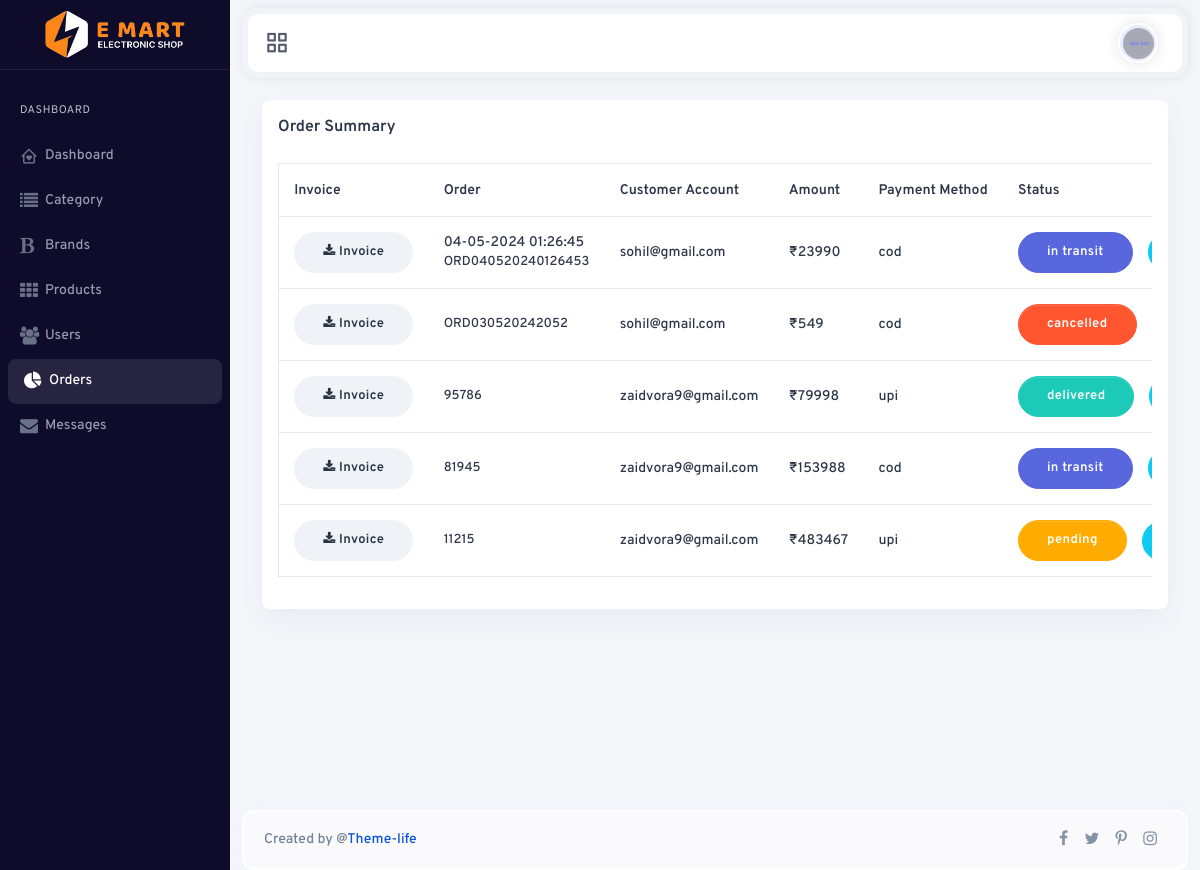
The page /admin/orders.php (signed in) on the database as committed earlier.
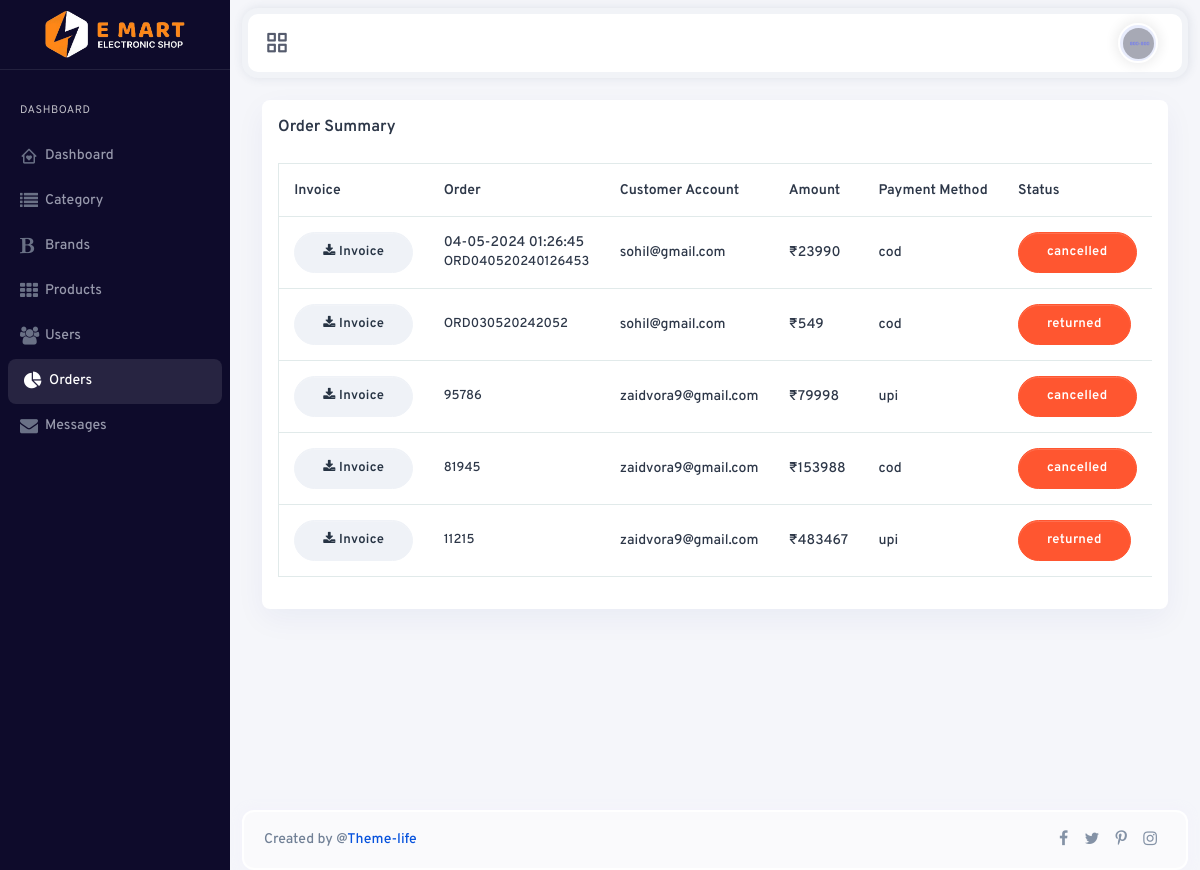
The same page on the database as committed later.
### tables this page shows
CREATE TABLE `order_master` (
  `order_id` int(11) NOT NULL,
  `order_number` varchar(20) NOT NULL,
  `user_id` int(11) NOT NULL,
  `address_id` int(11) NOT NULL,
  `product_id` int(11) NOT NULL,
  `qty` int(11) NOT NULL,
  `product_price` varchar(20) NOT NULL,
  `total` varchar(20) NOT NULL,
  `payment_method` varchar(20) NOT NULL,
  `status` varchar(20) NOT NULL,
  `created_on` varchar(50) NOT NULL,
  `updated_on` timestamp NOT NULL DEFAULT current_timestamp() ON UPDATE current_timestamp()
);

CREATE TABLE `register` (
  `user_id` int(11) NOT NULL,
  `username` varchar(255) NOT NULL,
  `email` varchar(255) NOT NULL,
  `password` varchar(255) NOT NULL,
  `mobile` varchar(12) NOT NULL,
  `gender` varchar(7) NOT NULL,
  `u_type` varchar(6) NOT NULL,
  `registered_on` timestamp NOT NULL DEFAULT current_timestamp() ON UPDATE current_timestamp()
);

### src/Db/Db.php (called while the page is built, shortened)
<?php
class Db
{
    private $host = 'localhost';
    private $username = 'root';
    private $password = '';
    private $database = 'e-mart';
    protected function connect()
    {
        $con = new mysqli($this->host, $this->username, $this->password, $this->database);
        return $con;
    }
}

### src/Class/Crud.php (called while the page is built, shortened)
<?php
class Crud extends Db
{
    public function getData($table, $field = '', $condition = '', $order_by_field = '', $order_by_type = '', $limit = '')
    {
        $sql = "SELECT $field FROM $table";
        if ($condition != '') {
            $sql .= " WHERE $condition";
        }
        if ($order_by_field != '') {
            $sql .= " ORDER BY $order_by_field $order_by_type";
        }
        $result = $this->connect()->query($sql);
        if ($result->num_rows > 0) {
            $arr = array();
            while ($row = $result->fetch_assoc()) {
                $arr[] = $row;
            }
            return $arr;
        } else {
            return 0;
        }
    }
}

### admin/orders.php (the view, shortened to what this page needs)
<?php
require_once "includes/header.php";
$crud_obj = new Crud;
?>
<div class="main-panel">
    <div class="content-wrapper">
        <div class="container-fluid">
            <div class="row">
                <div class="col-12 box-margin">
                    <div class="card">
                        <div class="card-body">
                            <h6 class="card-title">Order Summary</h6>
                            <div class="table-responsive">
                                <table class="table table-nowrap">
                                    <thead>
                                        <tr>
                                            <th>Invoice</th>
                                            <th>Order</th>
                                            <th>Customer Account</th>
                                            <th>Amount</th>
                                            <th>Payment Method</th>
                                            <th>Status</th>
                                        </tr>
                                    </thead>
                                    <tbody>
                                        <?php
                                        $row = $crud_obj->getData('order_master LEFT JOIN register ON (order_master.user_id = register.user_id) GROUP BY order_number', '*', '', 'order_number', 'desc');
                                        if ($row) {
                                            foreach ($row as $value) {
                                        ?>
                                                <tr>
                                                    <th scope="row">
                                                        <a class="btn btn-sm btn-secondary btn-icon rounded-pill" target="_blank" href="../src/Class/Invoice.php?order_number=<?= $value['order_number'] ?>">
                                                            <span class="btn-inner--icon"><i class="fa fa-download"></i></span>
                                                            <span class="btn-inner--text">Invoice</span>
                                                        </a>
                                                    </th>
                                                    <td class="order">
                                                        <span class="font-14 mb-0"><?= $value['created_on'] ?></span>
                                                        <span class="d-block font-13"><?= $value['order_number'] ?></span>
                                                    </td>
                                                    <td>
                                                        <span class="client"><?= $value['email'] ?></span>
                                                    </td>
                                                    <td>
                                                        <?php
                                                        $total = 0;
                                                        $fetch_amount = $crud_obj->getData('order_master', 'qty,product_price', 'order_number = "' . $value['order_number'] . '"');
                                                        foreach ($fetch_amount as $amount) {
                                                            $total += ($amount['qty'] * $amount['product_price']);
                                                            $shippig = $total >= 500 ? 0 : 50;
                                                        }
                                                        echo "₹" . ($total + $shippig);
                                                        ?>
                                                    </td>
                                                    <td>
                                                        <span class="client"><?= $value['payment_method'] ?></span>
                                                    </td>
                                                    <td>
                                                        <div class="d-flex align-items-center">
                                                            <?php
                                                            if ($value['status'] == 'pending') {
                                                            ?>
                                                                <button type="button" class="btn btn-rounded btn-warning">
                                                                    <span class="btn-inner--text">
                                                                        <?= $value['status'] ?>
                                                                    </span>
                                                                </button>
                                                            <?php
                                                            } elseif ($value['status'] == 'delivered') {
                                                            ?>
                                                                <button type="button" class="btn btn-rounded btn-success">
                                                                    <span class="btn-inner--text">
                                                                        <?= $value['status'] ?>
                                                                    </span>
                                                                </button>
                                                            <?php
                                                            } elseif ($value['status'] == 'in transit') {
                                                            ?>
                                                                <button type="button" class="btn btn-rounded btn-primary">
                                                                    <span class="btn-inner--text">
                                                                        <?= $value['status'] ?>
                                                                    </span>
                                                                </button>
                                                            <?php
                                                            } elseif ($value['status'] == 'cancelled' || $value['status'] == 'returned') {
                                                            ?>
                                                                <button type="button" class="btn btn-rounded btn-danger">
                                                                    <span class="btn-inner--text">
                                                                        <?= $value['status'] ?>
                                                                    </span>
                                                                </button>
                                                            <?php
                                                            }
                                                            ?>
                                                            <?php
                                                            if ($value['status'] != 'cancelled' && $value['status'] != 'returned') {
                                                            ?>
                                                                <div class="actions ml-3">
                                                                    <button class="btn btn-sm btn-info waves-effect btn-circle waves-light mr-2" onclick="$('#change_status_select_<?= $value['order_number'] ?>').toggle().removeClass('d-none')" data-bs-toggle="tooltip" title="change status" data-original-title="Edit">
                                                                    </button>
                                                                </div>
                                                            <?php
                                                            }
                                                            ?>
                                                        </div>
                                                    </td>
                                                </tr>
                                        <?php
                                            }
                                        }
                                        ?>
                                    </tbody>
                                </table>
                            </div>
                        </div>
                    </div>
                </div>
            </div>
        </div>
    </div>
</div>
<?php
require_once "includes/footer.php";
?>

### admin/includes/header.php (shortened to what this page needs)
<!doctype html>
<html lang="en">
<head>
    <link rel="stylesheet" href="css/default-assets/datatables.bootstrap4.css">
    <link rel="stylesheet" href="css/default-assets/responsive.bootstrap4.css">
    <link rel="stylesheet" href="css/default-assets/buttons.bootstrap4.css">
    <link rel="stylesheet" href="css/default-assets/select.bootstrap4.css">
    <link rel="stylesheet" href="css/default-assets/new/sweetalert-2.min.css">
    <link rel="stylesheet" href="style.css">
</head>
<body>
    <div class="flapt-page-wrapper">
        <div class="flapt-sidemenu-wrapper">
            <div class="flapt-logo">
                <a href="index.php">
                    <img class="desktop-logo" src="img/logo/logo-2.png" alt="Desktop Logo">
                </a>
            </div>
            <div class="flapt-sidenav" id="flaptSideNav">
                <div class="side-menu-area">
                    <nav>
                        <ul class="sidebar-menu" data-widget="tree">
                            <li class="menu-header-title">Dashboard</li>
                            <li id="index"><a href="index.php"><i class='bx bx-home-heart'></i><span>Dashboard</span></a></li>
                            <li id="category"><a href="category.php"><i class='fa fa-list'></i><span>Category</span></a></li>
                            <li id="brand"><a href="brand.php"><i class='fa fa-bold'></i><span>Brands</span></a></li>
                            <li id="product"><a href="product.php"><i class='fa fa-th'></i><span>Products</span></a></li>
                            <li id="user"><a href="user.php"><i class='fa fa-users'></i><span>Users</span></a></li>
                            <li id="order"><a href="orders.php"><i class='fa fa-pie-chart'></i><span>Orders</span></a></li>
                            <li id="contactus"><a href="contactus.php"><i class="fa fa-envelope"></i><span>Messages</span></a></li>
                        </ul>
                    </nav>
                </div>
            </div>
        </div>
        <div class="flapt-page-content">
            <header class="top-header-area d-flex align-items-center justify-content-between">
                <div class="left-side-content-area d-flex align-items-center">
                    <div class="flapt-triggers">
                        <div class="menu-collasped" id="menuCollasped">
                            <i class='bx bx-grid-alt'></i>
                        </div>
                    </div>
                </div>
                <div class="right-side-navbar d-flex align-items-center justify-content-end">
                    <ul class="right-side-content d-flex align-items-center">
                        <li class="nav-item dropdown">
                            <button type="button" class="btn dropdown-toggle" data-bs-toggle="dropdown" aria-haspopup="true" aria-expanded="false"><img src="img/bg-img/person_1.jpg" alt=""></button>
                        </li>
                    </ul>
                </div>
            </header>

### admin/includes/footer.php (shortened to what this page needs)
<div class="container-fluid">
    <div class="row">
        <div class="col-12">
            <footer class="footer-area d-sm-flex justify-content-center align-items-center justify-content-between">
                <div class="copywrite-text">
                    <p>Created by @<a href="#">Theme-life</a></p>
                </div>
                <div class="fotter-icon text-center">
                    <a href="#" class="action-item mr-2" data-bs-toggle="tooltip" title="Facebook">
                        <i class="fa fa-facebook" aria-hidden="true"></i>
                    </a>
                    <a href="#" class="action-item mr-2" data-bs-toggle="tooltip" title="Twitter">
                        <i class="fa fa-twitter" aria-hidden="true"></i>
                    </a>
                    <a href="#" class="action-item mr-2" data-bs-toggle="tooltip" title="Pinterest">
                        <i class="fa fa-pinterest-p" aria-hidden="true"></i>
                    </a>
                    <a href="#" class="action-item mr-2" data-bs-toggle="tooltip" title="Instagram">
                        <i class="fa fa-instagram" aria-hidden="true"></i>
                    </a>
                </div>
            </footer>
        </div>
    </div>
</div>
</div>
</div>
</body>
</html>

Rows that differ between the two databases and show on the page:
changed order_master "ORD040520240126453": status "in transit" → "cancelled"
changed order_master "ORD030520242052": status "cancelled" → "returned"
changed order_master (number 3 of 5 on the later page): status "delivered" → "cancelled"
changed order_master (number 4 of 5 on the later page): status "in transit" → "cancelled"
changed order_master (number 5 of 5 on the later page): status "pending" → "returned"
